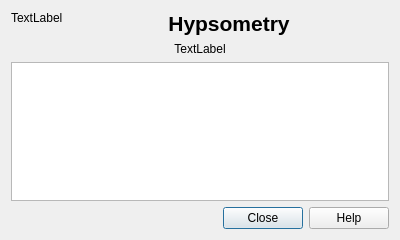
<?xml version="1.0" encoding="UTF-8"?>
<ui version="4.0">
 <class>Dialog</class>
 <widget class="QDialog" name="Dialog">
  <property name="geometry">
   <rect>
    <x>0</x>
    <y>0</y>
    <width>400</width>
    <height>240</height>
   </rect>
  </property>
  <property name="windowTitle">
   <string>About Hypsometry</string>
  </property>
  <layout class="QGridLayout" name="gridLayout" columnstretch="0,5">
   <item row="0" column="0">
    <widget class="QLabel" name="lblLogo">
     <property name="text">
      <string>TextLabel</string>
     </property>
     <property name="alignment">
      <set>Qt::AlignLeading|Qt::AlignLeft|Qt::AlignTop</set>
     </property>
    </widget>
   </item>
   <item row="0" column="1">
    <widget class="QLabel" name="label">
     <property name="text">
      <string>&lt;!DOCTYPE HTML PUBLIC &quot;-//W3C//DTD HTML 4.0//EN&quot; &quot;http://www.w3.org/TR/REC-html40/strict.dtd&quot;&gt;
&lt;html&gt;&lt;head&gt;&lt;meta name=&quot;qrichtext&quot; content=&quot;1&quot; /&gt;&lt;style type=&quot;text/css&quot;&gt;
p, li { white-space: pre-wrap; }
&lt;/style&gt;&lt;/head&gt;&lt;body style=&quot; font-family:'Droid Sans'; font-size:10pt; font-weight:400; font-style:normal;&quot;&gt;
&lt;p align=&quot;center&quot; style=&quot; margin-top:0px; margin-bottom:0px; margin-left:0px; margin-right:0px; -qt-block-indent:0; text-indent:0px;&quot;&gt;&lt;span style=&quot; font-size:16pt; font-weight:600;&quot;&gt;Hypsometry&lt;/span&gt;&lt;/p&gt;&lt;/body&gt;&lt;/html&gt;</string>
     </property>
     <property name="alignment">
      <set>Qt::AlignCenter</set>
     </property>
    </widget>
   </item>
   <item row="1" column="0" colspan="2">
    <widget class="QLabel" name="lblVersion">
     <property name="text">
      <string>TextLabel</string>
     </property>
     <property name="alignment">
      <set>Qt::AlignCenter</set>
     </property>
    </widget>
   </item>
   <item row="3" column="0" colspan="2">
    <widget class="QDialogButtonBox" name="buttonBox">
     <property name="orientation">
      <enum>Qt::Horizontal</enum>
     </property>
     <property name="standardButtons">
      <set>QDialogButtonBox::Close|QDialogButtonBox::Help</set>
     </property>
    </widget>
   </item>
   <item row="2" column="0" colspan="2">
    <widget class="QTextBrowser" name="textBrowser">
     <property name="readOnly">
      <bool>true</bool>
     </property>
     <property name="html">
      <string>&lt;!DOCTYPE HTML PUBLIC &quot;-//W3C//DTD HTML 4.0//EN&quot; &quot;http://www.w3.org/TR/REC-html40/strict.dtd&quot;&gt;
&lt;html&gt;&lt;head&gt;&lt;meta name=&quot;qrichtext&quot; content=&quot;1&quot; /&gt;&lt;style type=&quot;text/css&quot;&gt;
p, li { white-space: pre-wrap; }
&lt;/style&gt;&lt;/head&gt;&lt;body style=&quot; font-family:'Droid Sans'; font-size:10pt; font-weight:400; font-style:normal;&quot;&gt;
&lt;p style=&quot;-qt-paragraph-type:empty; margin-top:0px; margin-bottom:0px; margin-left:0px; margin-right:0px; -qt-block-indent:0; text-indent:0px; font-family:'Sans Serif'; font-size:9pt;&quot;&gt;&lt;br /&gt;&lt;/p&gt;&lt;/body&gt;&lt;/html&gt;</string>
     </property>
     <property name="textInteractionFlags">
      <set>Qt::LinksAccessibleByMouse|Qt::TextSelectableByMouse</set>
     </property>
    </widget>
   </item>
  </layout>
 </widget>
 <resources/>
 <connections>
  <connection>
   <sender>buttonBox</sender>
   <signal>accepted()</signal>
   <receiver>Dialog</receiver>
   <slot>accept()</slot>
   <hints>
    <hint type="sourcelabel">
     <x>248</x>
     <y>254</y>
    </hint>
    <hint type="destinationlabel">
     <x>157</x>
     <y>274</y>
    </hint>
   </hints>
  </connection>
  <connection>
   <sender>buttonBox</sender>
   <signal>rejected()</signal>
   <receiver>Dialog</receiver>
   <slot>reject()</slot>
   <hints>
    <hint type="sourcelabel">
     <x>316</x>
     <y>260</y>
    </hint>
    <hint type="destinationlabel">
     <x>286</x>
     <y>274</y>
    </hint>
   </hints>
  </connection>
 </connections>
</ui>
